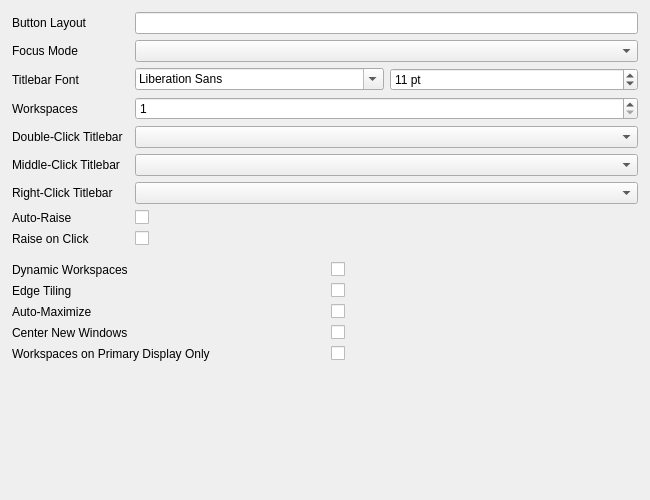
<?xml version="1.0" encoding="UTF-8"?>
<ui version="4.0">
 <class>GnomeWmTab</class>
 <widget class="QWidget" name="GnomeWmTab">
  <property name="geometry">
   <rect>
    <x>0</x>
    <y>0</y>
    <width>650</width>
    <height>500</height>
   </rect>
  </property>
  <layout class="QVBoxLayout" name="mainLayout">
   <property name="leftMargin"><number>0</number></property>
   <property name="topMargin"><number>6</number></property>
   <property name="rightMargin"><number>0</number></property>
   <property name="bottomMargin"><number>0</number></property>
   <item>
    <widget class="QScrollArea" name="scrollArea">
     <property name="widgetResizable"><bool>true</bool></property>
     <property name="frameShape"><enum>QFrame::NoFrame</enum></property>
     <widget class="QWidget" name="scrollContents">
      <layout class="QVBoxLayout" name="scrollLayout">
       <property name="leftMargin"><number>12</number></property>
       <property name="topMargin"><number>6</number></property>
       <property name="rightMargin"><number>12</number></property>
       <property name="bottomMargin"><number>12</number></property>
       <property name="spacing"><number>16</number></property>

       <!-- Window Preferences Group -->
       <item>
        <widget class="QWidget" name="groupWmPrefs" native="true">
         <layout class="QVBoxLayout" name="vboxWmPrefs">
          <property name="spacing"><number>0</number></property>
          <property name="leftMargin"><number>0</number></property>
          <property name="topMargin"><number>0</number></property>
          <property name="rightMargin"><number>0</number></property>
          <property name="bottomMargin"><number>0</number></property>
          <item>
           <widget class="QWidget" name="headerWmPrefs" native="true"/>
          </item>
          <item>
           <layout class="QGridLayout" name="gridWmPrefs">
          <property name="horizontalSpacing"><number>12</number></property>
          <property name="verticalSpacing"><number>6</number></property>

          <item row="0" column="0">
           <widget class="QLabel" name="lblButtonLayout">
            <property name="text"><string>Button Layout</string></property>
           </widget>
          </item>
          <item row="0" column="1">
           <widget class="QLineEdit" name="editButtonLayout">
            <property name="minimumSize"><size><width>200</width><height>0</height></size></property>
           </widget>
          </item>

          <item row="1" column="0">
           <widget class="QLabel" name="lblFocusMode">
            <property name="text"><string>Focus Mode</string></property>
           </widget>
          </item>
          <item row="1" column="1">
           <widget class="QComboBox" name="cmbFocusMode">
            <property name="minimumSize"><size><width>200</width><height>0</height></size></property>
            <property name="cursor"><cursorShape>PointingHandCursor</cursorShape></property>
           </widget>
          </item>

          <item row="2" column="0">
           <widget class="QLabel" name="lblTitlebarFont">
            <property name="text"><string>Titlebar Font</string></property>
           </widget>
          </item>
          <item row="2" column="1">
           <widget class="QWidget" name="containerTitlebarFont">
            <layout class="QHBoxLayout" name="layoutTitlebarFont">
             <property name="leftMargin"><number>0</number></property>
             <property name="topMargin"><number>0</number></property>
             <property name="rightMargin"><number>0</number></property>
             <property name="bottomMargin"><number>0</number></property>
             <property name="spacing"><number>6</number></property>
             <item>
              <widget class="QFontComboBox" name="fontTitlebarFont">
               <property name="minimumSize"><size><width>200</width><height>0</height></size></property>
               <property name="cursor"><cursorShape>PointingHandCursor</cursorShape></property>
              </widget>
             </item>
             <item>
              <widget class="QSpinBox" name="spinTitlebarFontSize">
               <property name="minimum"><number>6</number></property>
               <property name="maximum"><number>72</number></property>
               <property name="value"><number>11</number></property>
               <property name="suffix"><string> pt</string></property>
               <property name="focusPolicy"><enum>Qt::ClickFocus</enum></property>
              </widget>
             </item>
            </layout>
           </widget>
          </item>

          <item row="3" column="0">
           <widget class="QLabel" name="lblWorkspaces">
            <property name="text"><string>Workspaces</string></property>
           </widget>
          </item>
          <item row="3" column="1">
           <widget class="QSpinBox" name="spinWorkspaces">
            <property name="minimum"><number>1</number></property>
            <property name="maximum"><number>36</number></property>
            <property name="focusPolicy"><enum>Qt::ClickFocus</enum></property>
           </widget>
          </item>

          <item row="4" column="0">
           <widget class="QLabel" name="lblDblClick">
            <property name="text"><string>Double-Click Titlebar</string></property>
           </widget>
          </item>
          <item row="4" column="1">
           <widget class="QComboBox" name="cmbDblClick">
            <property name="minimumSize"><size><width>200</width><height>0</height></size></property>
            <property name="cursor"><cursorShape>PointingHandCursor</cursorShape></property>
           </widget>
          </item>

          <item row="5" column="0">
           <widget class="QLabel" name="lblMidClick">
            <property name="text"><string>Middle-Click Titlebar</string></property>
           </widget>
          </item>
          <item row="5" column="1">
           <widget class="QComboBox" name="cmbMidClick">
            <property name="minimumSize"><size><width>200</width><height>0</height></size></property>
            <property name="cursor"><cursorShape>PointingHandCursor</cursorShape></property>
           </widget>
          </item>

          <item row="6" column="0">
           <widget class="QLabel" name="lblRightClick">
            <property name="text"><string>Right-Click Titlebar</string></property>
           </widget>
          </item>
          <item row="6" column="1">
           <widget class="QComboBox" name="cmbRightClick">
            <property name="minimumSize"><size><width>200</width><height>0</height></size></property>
            <property name="cursor"><cursorShape>PointingHandCursor</cursorShape></property>
           </widget>
          </item>

          <item row="7" column="0">
           <widget class="QLabel" name="lblAutoRaise">
            <property name="text"><string>Auto-Raise</string></property>
           </widget>
          </item>
          <item row="7" column="1">
           <widget class="QCheckBox" name="chkAutoRaise">
            <property name="cursor"><cursorShape>PointingHandCursor</cursorShape></property>
           </widget>
          </item>

          <item row="8" column="0">
           <widget class="QLabel" name="lblRaiseOnClick">
            <property name="text"><string>Raise on Click</string></property>
           </widget>
          </item>
          <item row="8" column="1">
           <widget class="QCheckBox" name="chkRaiseOnClick">
            <property name="cursor"><cursorShape>PointingHandCursor</cursorShape></property>
           </widget>
          </item>
           </layout>
          </item>
         </layout>
        </widget>
       </item>

       <!-- Mutter Group -->
       <item>
        <widget class="QWidget" name="groupMutter" native="true">
         <layout class="QVBoxLayout" name="vboxMutter">
          <property name="spacing"><number>0</number></property>
          <property name="leftMargin"><number>0</number></property>
          <property name="topMargin"><number>0</number></property>
          <property name="rightMargin"><number>0</number></property>
          <property name="bottomMargin"><number>0</number></property>
          <item>
           <widget class="QWidget" name="headerMutter" native="true"/>
          </item>
          <item>
           <layout class="QGridLayout" name="gridMutter">
          <property name="horizontalSpacing"><number>12</number></property>
          <property name="verticalSpacing"><number>6</number></property>

          <item row="0" column="0">
           <widget class="QLabel" name="lblDynamicWorkspaces">
            <property name="text"><string>Dynamic Workspaces</string></property>
           </widget>
          </item>
          <item row="0" column="1">
           <widget class="QCheckBox" name="chkDynamicWorkspaces">
            <property name="cursor"><cursorShape>PointingHandCursor</cursorShape></property>
           </widget>
          </item>

          <item row="1" column="0">
           <widget class="QLabel" name="lblEdgeTiling">
            <property name="text"><string>Edge Tiling</string></property>
           </widget>
          </item>
          <item row="1" column="1">
           <widget class="QCheckBox" name="chkEdgeTiling">
            <property name="cursor"><cursorShape>PointingHandCursor</cursorShape></property>
           </widget>
          </item>

          <item row="2" column="0">
           <widget class="QLabel" name="lblAutoMaximize">
            <property name="text"><string>Auto-Maximize</string></property>
           </widget>
          </item>
          <item row="2" column="1">
           <widget class="QCheckBox" name="chkAutoMaximize">
            <property name="cursor"><cursorShape>PointingHandCursor</cursorShape></property>
           </widget>
          </item>

          <item row="3" column="0">
           <widget class="QLabel" name="lblCenterNewWindows">
            <property name="text"><string>Center New Windows</string></property>
           </widget>
          </item>
          <item row="3" column="1">
           <widget class="QCheckBox" name="chkCenterNewWindows">
            <property name="cursor"><cursorShape>PointingHandCursor</cursorShape></property>
           </widget>
          </item>

          <item row="4" column="0">
           <widget class="QLabel" name="lblWorkspacesPrimary">
            <property name="text"><string>Workspaces on Primary Display Only</string></property>
           </widget>
          </item>
          <item row="4" column="1">
           <widget class="QCheckBox" name="chkWorkspacesPrimary">
            <property name="cursor"><cursorShape>PointingHandCursor</cursorShape></property>
           </widget>
          </item>
           </layout>
          </item>
         </layout>
        </widget>
       </item>

       <item>
        <spacer name="verticalSpacer">
         <property name="orientation"><enum>Qt::Vertical</enum></property>
         <property name="sizeHint" stdset="0"><size><width>20</width><height>40</height></size></property>
        </spacer>
       </item>
      </layout>
     </widget>
    </widget>
   </item>
  </layout>
 </widget>
 <customwidgets>
  <customwidget>
   <class>QFontComboBox</class>
   <extends>QComboBox</extends>
   <header>QFontComboBox</header>
  </customwidget>
 </customwidgets>
 <resources/>
 <connections/>
</ui>
